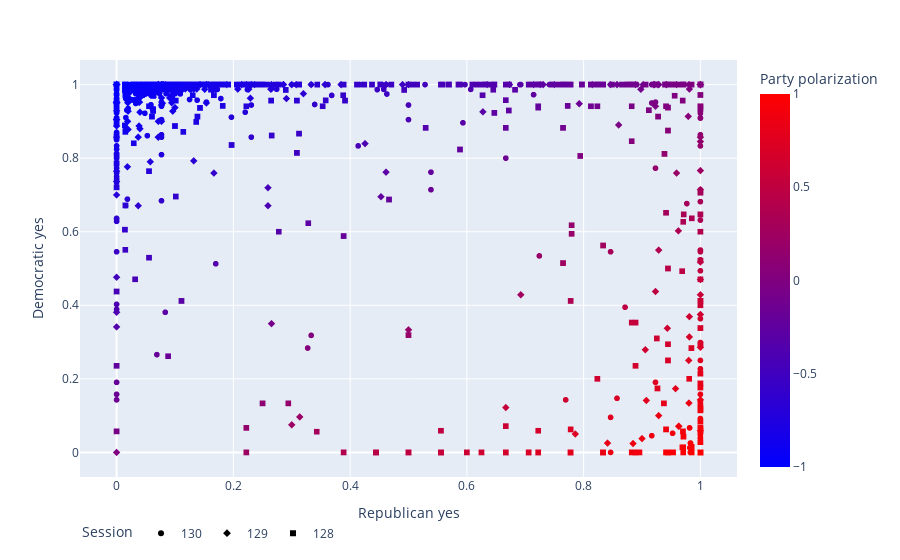
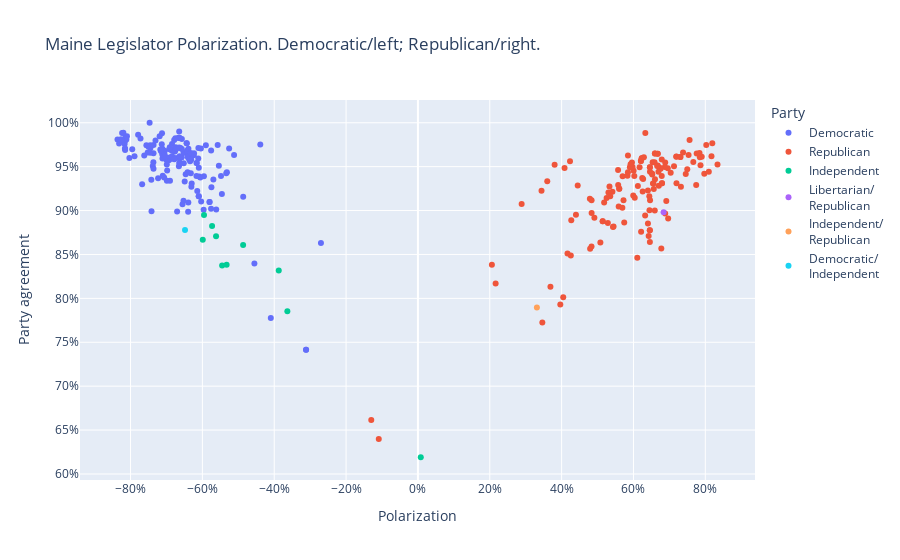

Here is the notebook cell these charts were saved with, in order:
### Code cell
if True: # second ternary
    # every vote: ratio left; ratio right
    # 
    state = "Maine"
    display(vote_polarization_df[:3])
    # print(vote_polarization_df.columns)
    # sys.exit()
    # fig = px.scatter(
    #     vote_polarization_df,
    #     x="Polarization", 
    #     y = "Unanimity",
    #     color="Party",
    #     symbol="Session",
    #     hover_data=vote_polarization_columns
    # )
    # Index(['Party', 'Polarization', 'Unanimity', 'Yes polarization',
    #     'Republican yes votes', 'Republican no votes', 'Democratic yes votes',
    #     'Democratic no votes', 'Republican yes', 'Democratic yes', 'Title',
    #     'Date', 'Session', 'Key']
    fig = px.scatter(
        vote_polarization_df[vote_polarization_df["Party"] == "Democratic"],
        x="Republican yes", 
        y = "Democratic yes",
        symbol="Session",
        color="Party polarization",
        color_continuous_scale=["blue", "red"],
        hover_data=vote_polarization_columns,
    )
    print(vote_polarization_columns)
    fig.update_layout(legend_orientation="h")

    # fig.update_layout(coloraxis_colorbar=dict(yanchor="top", y=1, x=0,
    #                                       ticks="outside",
    #                                     #   ticksuffix=" bills",
    #                                       ))
    fig.show()
    vote_polarization_df = vote_polarization_df[vote_polarization_df["Party"] == "Democratic"]
    export_df("vote_polarization_df")

    print(voter_polarization_columns)

    voter_polarization_df["Name"] = (
        voter_polarization_df.apply (lambda row: legislators.formatted_name(row['Key']), axis=1))
    fig = px.scatter(
        voter_polarization_df,
        x="Polarization", 
        y = "Party agreement",
        color="Party",
        # hover_data=voter_polarization_columns,
        hover_data = {
            'Name': True,
            'Party': True,
            'Seat': True,
            'Polarization': ":,.0%",
            'Party agreement': ":,.0%",
        },
        title=f"{state} Legislator Polarization. Democratic/left; Republican/right.",
    )
    fig.update_layout(yaxis_tickformat = ',.0%')
    fig.update_layout(xaxis_tickformat = ',.0%')
    fig.show()
    export_df("voter_polarization_df")
    pass

### Figure 1 — Plotly figure (JSON) as saved in the notebook; plotly's stock layout.template omitted (floating-point values rounded to 4 significant figures; data arrays with more than 128 entries replaced by an {"elided": "..."} marker saying what was removed)
{"data": [{"customdata": {"elided": "560x14 mixed values"}, "hovertemplate": "Session=%{customdata[12]}<br>Republican yes=%{x}<br>Democratic yes=%{y}<br>Party=%{customdata[0]}<br>Polarization=%{customdata[1]}<br>Unanimity=%{customdata[2]}<br>Yes polarization=%{customdata[3]}<br>Republican yes votes=%{customdata[4]}<br>Republican no votes=%{customdata[5]}<br>Democratic yes votes=%{customdata[6]}<br>Democratic no votes=%{customdata[7]}<br>Party polarization=%{marker.color}<br>Title=%{customdata[9]}<br>title_w_breaks=%{customdata[10]}<br>Date=%{customdata[11]}<br>Key=%{customdata[13]}<extra></extra>", "legendgroup": "130", "marker": {"color": {"elided": "560 float values"}, "coloraxis": "coloraxis", "symbol": "circle"}, "mode": "markers", "name": "130", "showlegend": true, "type": "scattergl", "x": {"elided": "560 float values"}, "xaxis": "x", "y": {"elided": "560 float values"}, "yaxis": "y"}, {"customdata": {"elided": "352x14 mixed values"}, "hovertemplate": "Session=%{customdata[12]}<br>Republican yes=%{x}<br>Democratic yes=%{y}<br>Party=%{customdata[0]}<br>Polarization=%{customdata[1]}<br>Unanimity=%{customdata[2]}<br>Yes polarization=%{customdata[3]}<br>Republican yes votes=%{customdata[4]}<br>Republican no votes=%{customdata[5]}<br>Democratic yes votes=%{customdata[6]}<br>Democratic no votes=%{customdata[7]}<br>Party polarization=%{marker.color}<br>Title=%{customdata[9]}<br>title_w_breaks=%{customdata[10]}<br>Date=%{customdata[11]}<br>Key=%{customdata[13]}<extra></extra>", "legendgroup": "129", "marker": {"color": {"elided": "352 float values"}, "coloraxis": "coloraxis", "symbol": "diamond"}, "mode": "markers", "name": "129", "showlegend": true, "type": "scattergl", "x": {"elided": "352 float values"}, "xaxis": "x", "y": {"elided": "352 float values"}, "yaxis": "y"}, {"customdata": {"elided": "627x14 mixed values"}, "hovertemplate": "Session=%{customdata[12]}<br>Republican yes=%{x}<br>Democratic yes=%{y}<br>Party=%{customdata[0]}<br>Polarization=%{customdata[1]}<br>Unanimity=%{customdata[2]}<br>Yes polarization=%{customdata[3]}<br>Republican yes votes=%{customdata[4]}<br>Republican no votes=%{customdata[5]}<br>Democratic yes votes=%{customdata[6]}<br>Democratic no votes=%{customdata[7]}<br>Party polarization=%{marker.color}<br>Title=%{customdata[9]}<br>title_w_breaks=%{customdata[10]}<br>Date=%{customdata[11]}<br>Key=%{customdata[13]}<extra></extra>", "legendgroup": "128", "marker": {"color": {"elided": "627 float values"}, "coloraxis": "coloraxis", "symbol": "square"}, "mode": "markers", "name": "128", "showlegend": true, "type": "scattergl", "x": {"elided": "627 float values"}, "xaxis": "x", "y": {"elided": "627 float values"}, "yaxis": "y"}], "layout": {"coloraxis": {"colorbar": {"title": {"text": "Party polarization"}}, "colorscale": [[0, "blue"], [1, "red"]]}, "legend": {"orientation": "h", "title": {"text": "Session"}, "tracegroupgap": 0}, "margin": {"t": 60}, "xaxis": {"anchor": "y", "domain": [0, 1], "title": {"text": "Republican yes"}}, "yaxis": {"anchor": "x", "domain": [0, 1], "title": {"text": "Democratic yes"}}}}

### Figure 2 — Plotly figure (JSON) as saved in the notebook; plotly's stock layout.template omitted (floating-point values rounded to 4 significant figures; data arrays with more than 128 entries replaced by an {"elided": "..."} marker saying what was removed)
{"data": [{"customdata": {"elided": "167x3 str values"}, "hovertemplate": "Party=%{customdata[1]}<br>Polarization=%{x:,.0%}<br>Party agreement=%{y:,.0%}<br>Name=%{customdata[0]}<br>Seat=%{customdata[2]}<extra></extra>", "legendgroup": "Democratic", "marker": {"color": "#636efa", "symbol": "circle"}, "mode": "markers", "name": "Democratic", "orientation": "v", "showlegend": true, "type": "scatter", "x": {"elided": "167 float values"}, "xaxis": "x", "y": {"elided": "167 float values"}, "yaxis": "y"}, {"customdata": {"elided": "139x3 str values"}, "hovertemplate": "Party=%{customdata[1]}<br>Polarization=%{x:,.0%}<br>Party agreement=%{y:,.0%}<br>Name=%{customdata[0]}<br>Seat=%{customdata[2]}<extra></extra>", "legendgroup": "Republican", "marker": {"color": "#EF553B", "symbol": "circle"}, "mode": "markers", "name": "Republican", "orientation": "v", "showlegend": true, "type": "scatter", "x": {"elided": "139 float values"}, "xaxis": "x", "y": {"elided": "139 float values"}, "yaxis": "y"}, {"customdata": [["K. Ackley of Monmouth", "Independent", "H-82"], ["J. Evangelos of Friendship", "Independent", "H-49/H-91"], ["N. Higgins of Dover-Foxcroft", "Independent", "H-120"], ["W. Pluecker of Warren", "Independent", "H-95"], ["W. Riseman of Harrison", "Independent", "H-69"], ["K. Battle of South Portland", "Independent", "H-33"], ["O. CasÃ¡s of Rockport", "Independent", "H-94"], ["R. Chapman of Brooksville", "Independent", "H-133"], ["M. Grohman of Biddeford", "Independent", "H-12"], ["D. Harlow of Portland", "Independent", "H-36"]], "hovertemplate": "Party=%{customdata[1]}<br>Polarization=%{x:,.0%}<br>Party agreement=%{y:,.0%}<br>Name=%{customdata[0]}<br>Seat=%{customdata[2]}<extra></extra>", "legendgroup": "Independent", "marker": {"color": "#00cc96", "symbol": "circle"}, "mode": "markers", "name": "Independent", "orientation": "v", "showlegend": true, "type": "scatter", "x": [-0.5954, -0.5989, 0.00793, -0.5326, -0.545, -0.3874, -0.3635, -0.573, -0.4866, -0.5619], "xaxis": "x", "y": [0.895, 0.8668, 0.619, 0.8383, 0.8374, 0.8316, 0.7853, 0.8825, 0.8608, 0.8707], "yaxis": "y"}, {"customdata": [["J. Andrews of Paris", "Libertarian/<br>Republican", "H-73"]], "hovertemplate": "Party=%{customdata[1]}<br>Polarization=%{x:,.0%}<br>Party agreement=%{y:,.0%}<br>Name=%{customdata[0]}<br>Seat=%{customdata[2]}<extra></extra>", "legendgroup": "Libertarian/<br>Republican", "marker": {"color": "#ab63fa", "symbol": "circle"}, "mode": "markers", "name": "Libertarian/<br>Republican", "orientation": "v", "showlegend": true, "type": "scatter", "x": [0.6839], "xaxis": "x", "y": [0.8981], "yaxis": "y"}, {"customdata": [["D. Marean of Hollis", "Independent/<br>Republican", "H-16"]], "hovertemplate": "Party=%{customdata[1]}<br>Polarization=%{x:,.0%}<br>Party agreement=%{y:,.0%}<br>Name=%{customdata[0]}<br>Seat=%{customdata[2]}<extra></extra>", "legendgroup": "Independent/<br>Republican", "marker": {"color": "#FFA15A", "symbol": "circle"}, "mode": "markers", "name": "Independent/<br>Republican", "orientation": "v", "showlegend": true, "type": "scatter", "x": [0.3312], "xaxis": "x", "y": [0.7897], "yaxis": "y"}, {"customdata": [["S. Warren of Scarborough", "Democratic/<br>Independent", "H-29"]], "hovertemplate": "Party=%{customdata[1]}<br>Polarization=%{x:,.0%}<br>Party agreement=%{y:,.0%}<br>Name=%{customdata[0]}<br>Seat=%{customdata[2]}<extra></extra>", "legendgroup": "Democratic/<br>Independent", "marker": {"color": "#19d3f3", "symbol": "circle"}, "mode": "markers", "name": "Democratic/<br>Independent", "orientation": "v", "showlegend": true, "type": "scatter", "x": [-0.6483], "xaxis": "x", "y": [0.878], "yaxis": "y"}], "layout": {"legend": {"title": {"text": "Party"}, "tracegroupgap": 0}, "title": {"text": "Maine Legislator Polarization. Democratic/left; Republican/right."}, "xaxis": {"anchor": "y", "domain": [0, 1], "tickformat": ",.0%", "title": {"text": "Polarization"}}, "yaxis": {"anchor": "x", "domain": [0, 1], "tickformat": ",.0%", "title": {"text": "Party agreement"}}}}
